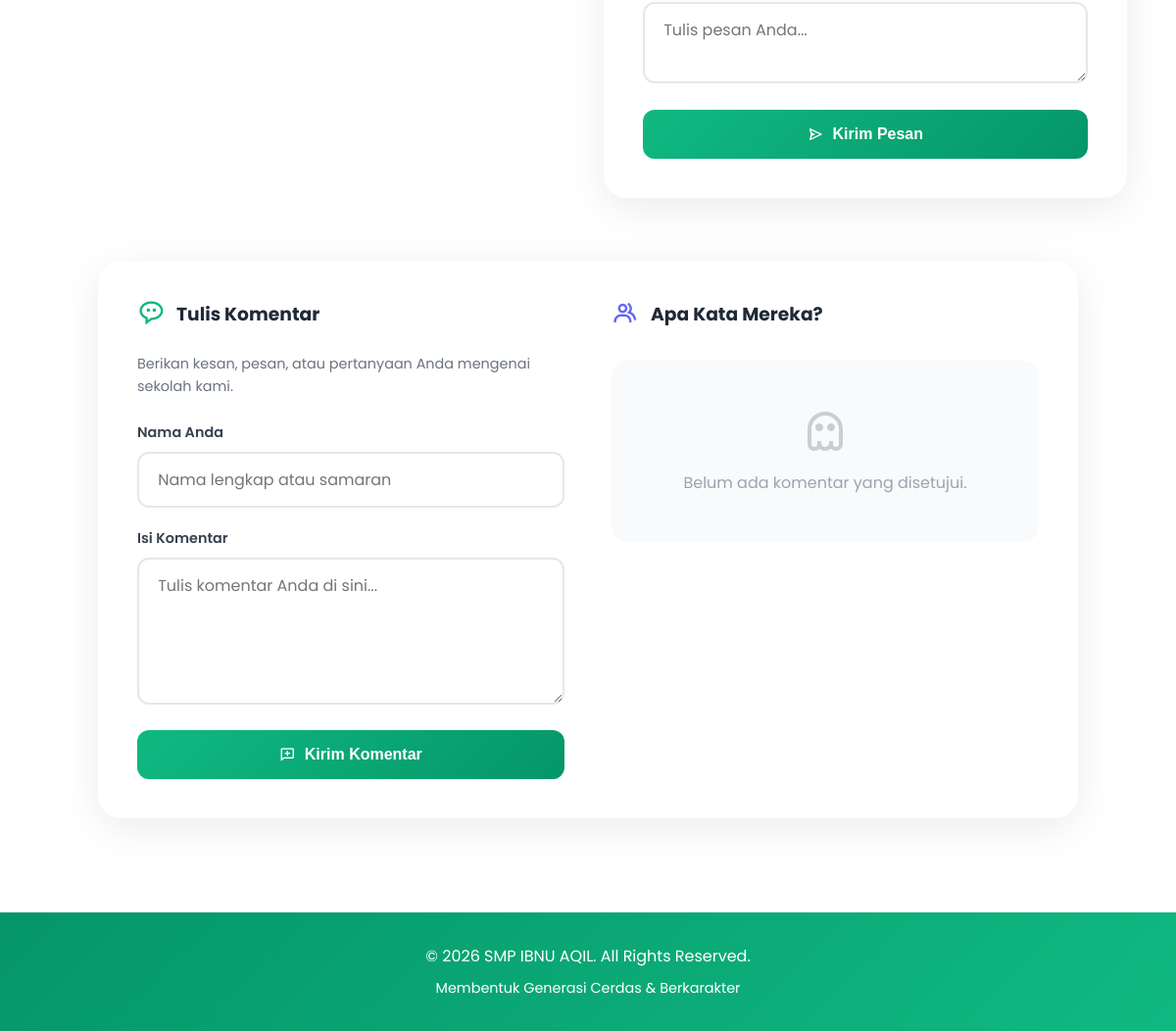
Page /hubungi.php (lower part) on the earlier database version.
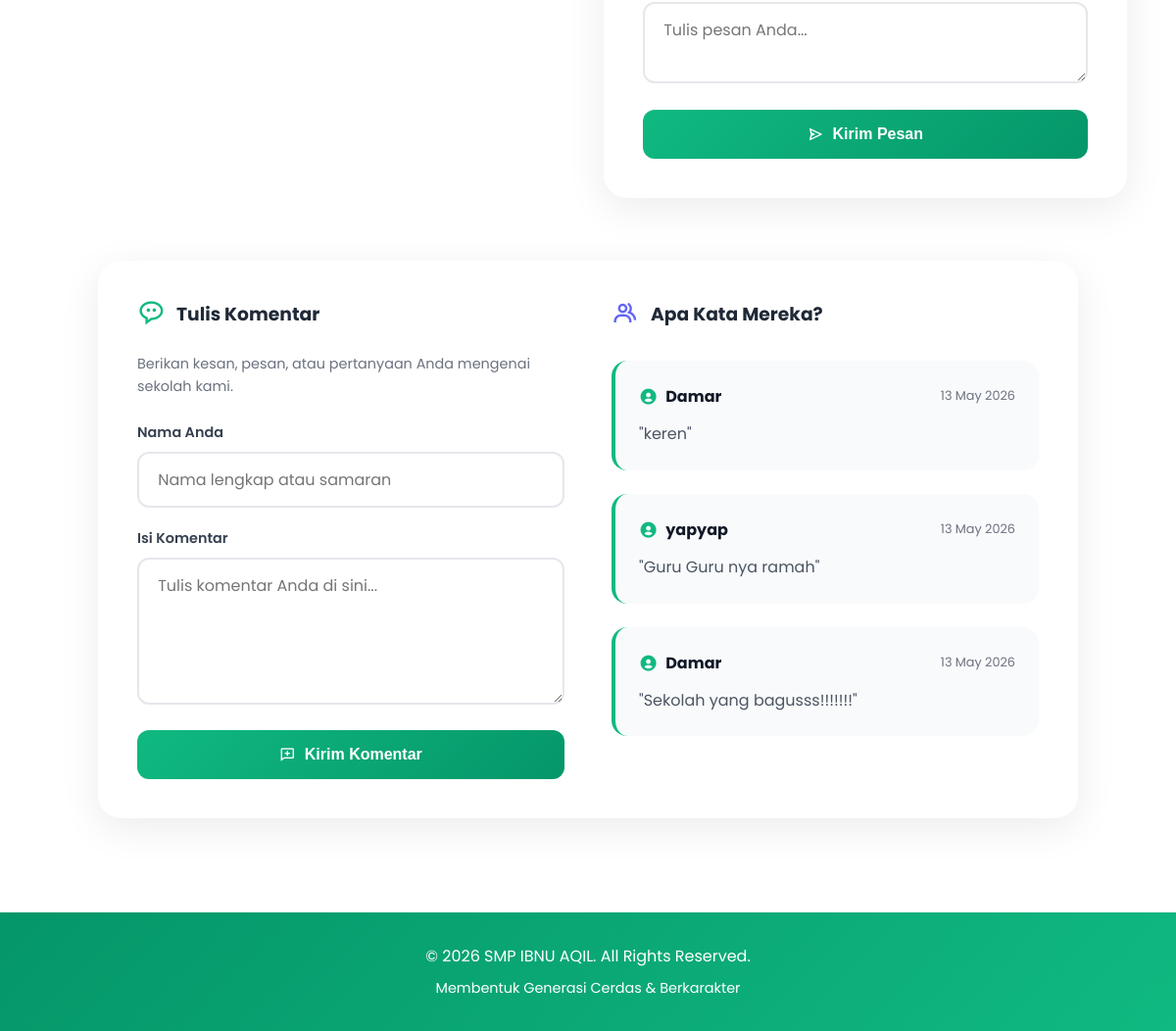
Same page on the later database version.
### tables this page shows
CREATE TABLE `komentar` (
  `id` int NOT NULL,
  `nama` varchar(100) NOT NULL,
  `komentar` text NOT NULL,
  `status` enum('pending','approved') NOT NULL,
  `created_ad` timestamp NULL DEFAULT CURRENT_TIMESTAMP
);

### hubungi.php (the view, shortened to what this page needs)
<?php
require_once 'koneksi.php';
$res_komentar = mysqli_query($KONEKSI, "SELECT * FROM komentar WHERE status = 'approved' ORDER BY created_ad DESC");
$daftar_komentar = [];
if ($res_komentar) {
    while ($row = mysqli_fetch_assoc($res_komentar)) {
        $daftar_komentar[] = $row;
    }
}
?>
<!DOCTYPE html>
<html lang="id">
<head>
    <link rel="stylesheet" href="style.css">
    <link href='https://unpkg.com/boxicons@2.1.4/css/boxicons.min.css' rel='stylesheet'>
</head>
<body>
    <section class="section active" style="margin-top: 100px; padding-bottom: 2rem;">
        <div class="contact-wrapper" style="max-width: 1100px; margin-left: auto; margin-right: auto;">
            <div class="contact-info-section">
            </div>
            <div class="form-container">
                <form action="" method="POST">
                    <div class="form-group">
                        <textarea name="pesan" class="form-control" placeholder="Tulis pesan Anda..." required></textarea>
                    </div>
                    <button type="submit" name="submit_pesan" class="btn-submit">
                        <i class='bx bx-send'></i> Kirim Pesan
                    </button>
                </form>
            </div>
        </div>
        <div class="comment-section">
            <div style="display: grid; grid-template-columns: 1fr 1fr; gap: 3rem;">
                <div>
                    <h3 style="margin-bottom: 1.5rem; display: flex; align-items: center; gap: 0.7rem;">
                        <i class='bx bx-message-rounded-dots' style="color: var(--primary-green); font-size: 1.8rem;"></i>
                        Tulis Komentar
                    </h3>
                    <p style="color: #6b7280; font-size: 0.9rem; margin-bottom: 1.5rem;">Berikan kesan, pesan, atau pertanyaan Anda mengenai sekolah kami.</p>
                    <form action="" method="POST">
                        <div class="form-group">
                            <label>Nama Anda</label>
                            <input type="text" name="nama_komentar" class="form-control" placeholder="Nama lengkap atau samaran" required>
                        </div>
                        <div class="form-group">
                            <label>Isi Komentar</label>
                            <textarea name="isi_komentar" class="form-control" placeholder="Tulis komentar Anda di sini..." style="min-height: 150px;" required></textarea>
                        </div>
                        <button type="submit" name="submit_komentar" class="btn-submit">
                            <i class='bx bx-comment-add'></i> Kirim Komentar
                        </button>
                    </form>
                </div>
                <div>
                    <h3 style="margin-bottom: 1.5rem; display: flex; align-items: center; gap: 0.7rem;">
                        <i class='bx bx-group' style="color: #6366f1; font-size: 1.8rem;"></i>
                        Apa Kata Mereka?
                    </h3>
                    <div class="comment-list">
                        <?php if (empty($daftar_komentar)): ?>
                            <div style="text-align: center; padding: 3rem 1rem; color: #9ca3af; background: #f9fafb; border-radius: 16px;">
                                <i class='bx bx-ghost' style="font-size: 3rem; margin-bottom: 1rem; opacity: 0.5;"></i>
                                <p>Belum ada komentar yang disetujui.</p>
                            </div>
                        <?php else: ?>
                            <?php foreach ($daftar_komentar as $k): ?>
                                <div class="comment-item">
                                    <div class="comment-header">
                                        <div class="comment-user">
                                            <i class='bx bxs-user-circle' style="font-size: 1.2rem; color: var(--primary-green);"></i>
                                            <?php echo htmlspecialchars($k['nama']); ?>
                                        </div>
                                        <div class="comment-date">
                                            <?php echo date('d M Y', strtotime($k['created_ad'])); ?>
                                        </div>
                                    </div>
                                    <div class="comment-text">
                                        "<?php echo nl2br(htmlspecialchars($k['komentar'])); ?>"
                                    </div>
                                </div>
                            <?php endforeach; ?>
                        <?php endif; ?>
                    </div>
                </div>
            </div>
        </div>
    </section>
    <footer>
        <p>&copy; 2026 SMP IBNU AQIL. All Rights Reserved.</p>
        <p style="margin-top: 0.5rem; font-size: 0.9rem;">Membentuk Generasi Cerdas & Berkarakter</p>
    </footer>
</body>
</html>

Differences in the rows shown:
added komentar: nama "Damar", created_ad "13 May 2026", komentar "keren"
added komentar: nama "yapyap", created_ad "13 May 2026", komentar "Guru Guru nya ramah"
added komentar: nama "Damar", created_ad "13 May 2026", komentar "Sekolah yang bagusss!!!!!!!"
Other differences:
text no longer shown: "Belum ada komentar yang disetujui."
